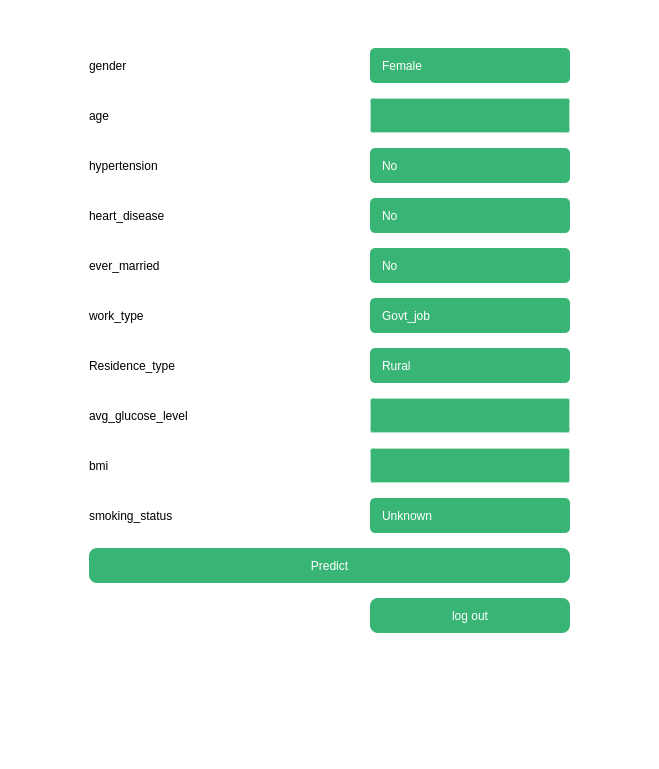
            <widget class="QStackedWidget" name="LESPAGES">
             <property name="styleSheet">
              <string notr="true">QScrollArea{
border : none;
}

QWidget{
background-color : white;
font: 10pt &quot;Montserrat&quot;;
color : white;

}
QScrollBar:horizontal {
    border: transparent;
    background: transparent;
    height: 10px;
    margin: 0px 21px 0 21px;
      border-radius: 0px;
}
QScrollBar::handle:horizontal {
    background: #7E73FF ;
    min-width: 25px;
     border-radius: 5px
}
QScrollBar::add-line:horizontal {
    border: none;
    background: transparent;
    width: 20px;
    border-top-right-radius: 7px;
    border-bottom-right-radius: 7px;
    subcontrol-position: right;
    subcontrol-origin: margin;
}
QScrollBar::sub-line:horizontal {
    border: none;
    background: transparent;
    width: 20px;
	border-top-left-radius: 7px;
    border-bottom-left-radius: 7px;
    subcontrol-position: left;
    subcontrol-origin: margin;
}
QScrollBar::up-arrow:horizontal, QScrollBar::down-arrow:horizontal
{
     background: none;
}
QScrollBar::add-page:horizontal, QScrollBar::sub-page:horizontal
{
     background: transparent;
}
 QScrollBar:vertical {
       border: none;
    background: transparent;
    width: 10px;
    margin: 21px 0 21px 0;
       border-radius: 0px;
 }
 QScrollBar::handle:vertical { 
       background: #7E73FF ;
    	min-height: 25px;
       border-radius: 5px;
 }
 QScrollBar::add-line:vertical {
     border: none;
    background: transparent;
     height: 20px;
       border-bottom-left-radius: 7px;
    border-bottom-right-radius: 7px;
     subcontrol-position: bottom;
     subcontrol-origin: margin;
 }
 QScrollBar::sub-line:vertical {
       border: none;
    background: transparent;
     height: 20px;
       border-top-left-radius: 7px;
    border-top-right-radius: 7px;
     subcontrol-position: top;
     subcontrol-origin: margin;
 }
 QScrollBar::up-arrow:vertical, QScrollBar::down-arrow:vertical {
     background: none;
 }

 QScrollBar::add-page:vertical, QScrollBar::sub-page:vertical {
     background: none;
 }


QTableWidget {
	border : none ; 
    font-size: 8pt;
 	background-color: rgba(255, 255, 255,255);
	alternate-background-color: rgba(255, 255, 255, 255);
	color : Black;
	font: 8pt &quot;Montserrat&quot;;
   border-radius: 8px;
   
}
      
QHeaderView::section {
    background-color: rgb(79, 79, 79);
    padding: 4px;
    border: none;
	font: 87 8pt &quot;Montserrat Black&quot;;
	color : white ;
}


QTableWidget QTableCornerButton::section {
    background-color:  rgb(79, 79, 79);
}




QComboBox {
border-radius: 5px;
color :white  ;
border: 0px solid #2f3939;
padding-left: 12px;
padding-right: 12px;
padding-top : 7px ;
padding-bottom : 7px ;
	font: 10pt &quot;Montserrat&quot;;
}



QComboBox:!editable, QComboBox::drop-down:editable {
    background-color : rgba(56, 180, 116 , 255) ;
}



QComboBox::drop-down {
  	subcontrol-origin: padding;
    subcontrol-position: top left;
    border-left-width: 0px;
    border-left-style: solid; /* just a single line */
    
}



QComboBox QAbstractItemView {
    selection-background-color: rgba(56, 180, 116 ,100) ;
    color: white;
    background-color:rgba(56, 180, 116 , 70); 
    border-radius: 5px;
}
QComboBox::down-arrow {
    image: url(:/image/DownArrow_white.png);
 	width: 10px; 
 	height: 10px;
}





QPushButton{ 
background-color: #7E73FF  ;
border-radius: 8px;
color : white ;
border: none;
	font: 87 9pt &quot;Montserrat Black&quot;;

 }
QPushButton:hover{
background-color: rgba(126, 115, 255, 100)  ;

}

QLineEdit {
background-color: rgba(126, 115, 255, 255) ;
border-radius: 3px;
color : white ;
border:2px solid  rgba(126, 115, 255, 100);
padding-left: 12px;
padding-top : 7px ;
padding-bottom : 7px ;
	font: 10pt &quot;Montserrat&quot;;
}


QLineEdit:hover {
	border: 2px solid  rgba(126, 115, 255, 255);
}
QLineEdit:focus {
	border: 2px solid   rgba(126, 115, 255, 255) ;
	
}








</string>
             </property>
             <property name="currentIndex">
              <number>0</number>
             </property>
             <widget class="QWidget" name="page">
              <layout class="QGridLayout" name="gridLayout_9">
               <item row="0" column="0">
                <widget class="QWidget" name="verticalWidget_3" native="true">
                 <property name="minimumSize">
                  <size>
                   <width>641</width>
                   <height>751</height>
                  </size>
                 </property>
                 <property name="maximumSize">
                  <size>
                   <width>641</width>
                   <height>751</height>
                  </size>
                 </property>
                 <property name="styleSheet">
                  <string notr="true">
QPushButton{ 
background-color: rgb(56, 180, 116)  ;
border-radius: 8px;
color : white ;
border: none;
font: 87 9pt &quot;Montserrat Black&quot;;
}
QPushButton:hover{
background-color: rgba(56, 180, 116 , 100)  ;

}

QLineEdit {
background-color: rgba(56, 180, 116, 255) ;
border-radius: 3px;
color : white ;
border:2px solid  rgba(56, 180, 116, 100);
padding-left: 12px;
padding-top : 7px ;
padding-bottom : 7px ;
	font: 10pt &quot;Montserrat&quot;;
}


QLineEdit:hover {
	border: 2px solid  rgba(56, 180, 116, 255);
}
QLineEdit:focus {
	border: 2px solid  rgba(56, 180, 116, 255) ;
	
}</string>
                 </property>
                 <layout class="QVBoxLayout" name="verticalLayout_6">
                  <property name="spacing">
                   <number>15</number>
                  </property>
                  <property name="leftMargin">
                   <number>80</number>
                  </property>
                  <property name="topMargin">
                   <number>10</number>
                  </property>
                  <property name="rightMargin">
                   <number>80</number>
                  </property>
                  <property name="bottomMargin">
                   <number>80</number>
                  </property>
                  <item alignment="Qt::AlignHCenter">
                   <widget class="QLabel" name="label_4">
                    <property name="styleSheet">
                     <string notr="true">font: 24pt &quot;Segoe UI&quot;;
background-color : transparent </string>
                    </property>
                    <property name="text">
                     <string>Login</string>
                    </property>
                   </widget>
                  </item>
                  <item>
                   <layout class="QHBoxLayout" name="horizontalLayout_2">
                    <item>
                     <widget class="QLabel" name="label_5">
                      <property name="styleSheet">
                       <string notr="true">color : black </string>
                      </property>
                      <property name="text">
                       <string>gender </string>
                      </property>
                     </widget>
                    </item>
                    <item>
                     <spacer name="horizontalSpacer_2">
                      <property name="orientation">
                       <enum>Qt::Horizontal</enum>
                      </property>
                      <property name="sizeHint" stdset="0">
                       <size>
                        <width>40</width>
                        <height>20</height>
                       </size>
                      </property>
                     </spacer>
                    </item>
                    <item>
                     <widget class="QComboBox" name="gender">
                      <property name="minimumSize">
                       <size>
                        <width>200</width>
                        <height>35</height>
                       </size>
                      </property>
                      <property name="maximumSize">
                       <size>
                        <width>200</width>
                        <height>35</height>
                       </size>
                      </property>
                      <property name="layoutDirection">
                       <enum>Qt::RightToLeft</enum>
                      </property>
                      <item>
                       <property name="text">
                        <string>Female</string>
                       </property>
                      </item>
                      <item>
                       <property name="text">
                        <string>Male</string>
                       </property>
                      </item>
                      <item>
                       <property name="text">
                        <string>Other</string>
                       </property>
                      </item>
                     </widget>
                    </item>
                   </layout>
                  </item>
                  <item>
                   <layout class="QHBoxLayout" name="horizontalLayout_3">
                    <item>
                     <widget class="QLabel" name="label_7">
                      <property name="styleSheet">
                       <string notr="true">color : black </string>
                      </property>
                      <property name="text">
                       <string>age</string>
                      </property>
                     </widget>
                    </item>
                    <item>
                     <spacer name="horizontalSpacer_3">
                      <property name="orientation">
                       <enum>Qt::Horizontal</enum>
                      </property>
                      <property name="sizeHint" stdset="0">
                       <size>
                        <width>40</width>
                        <height>20</height>
                       </size>
                      </property>
                     </spacer>
                    </item>
                    <item>
                     <widget class="QLineEdit" name="age">
                      <property name="minimumSize">
                       <size>
                        <width>200</width>
                        <height>35</height>
                       </size>
                      </property>
                      <property name="maximumSize">
                       <size>
                        <width>200</width>
                        <height>35</height>
                       </size>
                      </property>
                     </widget>
                    </item>
                   </layout>
                  </item>
                  <item>
                   <layout class="QHBoxLayout" name="horizontalLayout_6">
                    <item>
                     <widget class="QLabel" name="label_10">
                      <property name="styleSheet">
                       <string notr="true">color : black </string>
                      </property>
                      <property name="text">
                       <string>hypertension</string>
                      </property>
                     </widget>
                    </item>
                    <item>
                     <spacer name="horizontalSpacer_6">
                      <property name="orientation">
                       <enum>Qt::Horizontal</enum>
                      </property>
                      <property name="sizeHint" stdset="0">
                       <size>
                        <width>40</width>
                        <height>20</height>
                       </size>
                      </property>
                     </spacer>
                    </item>
                    <item>
                     <widget class="QComboBox" name="hypertension">
                      <property name="minimumSize">
                       <size>
                        <width>200</width>
                        <height>35</height>
                       </size>
                      </property>
                      <property name="maximumSize">
                       <size>
                        <width>200</width>
                        <height>35</height>
                       </size>
                      </property>
                      <property name="layoutDirection">
                       <enum>Qt::RightToLeft</enum>
                      </property>
                      <item>
                       <property name="text">
                        <string>No</string>
                       </property>
                      </item>
                      <item>
                       <property name="text">
                        <string>Yes</string>
                       </property>
                      </item>
                     </widget>
                    </item>
                   </layout>
                  </item>
                  <item>
                   <layout class="QHBoxLayout" name="horizontalLayout_7">
                    <item>
                     <widget class="QLabel" name="label_11">
                      <property name="styleSheet">
                       <string notr="true">color : black </string>
                      </property>
                      <property name="text">
                       <string>heart_disease</string>
                      </property>
                     </widget>
                    </item>
                    <item>
                     <spacer name="horizontalSpacer_7">
                      <property name="orientation">
                       <enum>Qt::Horizontal</enum>
                      </property>
                      <property name="sizeHint" stdset="0">
                       <size>
                        <width>40</width>
                        <height>20</height>
                       </size>
                      </property>
                     </spacer>
                    </item>
                    <item>
                     <widget class="QComboBox" name="heart_disease">
                      <property name="minimumSize">
                       <size>
                        <width>200</width>
                        <height>35</height>
                       </size>
                      </property>
                      <property name="maximumSize">
                       <size>
                        <width>200</width>
                        <height>35</height>
                       </size>
                      </property>
                      <property name="layoutDirection">
                       <enum>Qt::RightToLeft</enum>
                      </property>
                      <item>
                       <property name="text">
                        <string>No</string>
                       </property>
                      </item>
                      <item>
                       <property name="text">
                        <string>Yes</string>
                       </property>
                      </item>
                     </widget>
                    </item>
                   </layout>
                  </item>
                  <item>
                   <layout class="QHBoxLayout" name="horizontalLayout_8">
                    <item>
                     <widget class="QLabel" name="label_12">
                      <property name="styleSheet">
                       <string notr="true">color : black </string>
                      </property>
                      <property name="text">
                       <string>ever_married</string>
                      </property>
                     </widget>
                    </item>
                    <item>
                     <spacer name="horizontalSpacer_8">
                      <property name="orientation">
                       <enum>Qt::Horizontal</enum>
                      </property>
                      <property name="sizeHint" stdset="0">
                       <size>
                        <width>40</width>
                        <height>20</height>
                       </size>
                      </property>
                     </spacer>
                    </item>
                    <item>
                     <widget class="QComboBox" name="ever_married">
                      <property name="minimumSize">
                       <size>
                        <width>200</width>
                        <height>35</height>
                       </size>
                      </property>
                      <property name="maximumSize">
                       <size>
                        <width>200</width>
                        <height>35</height>
                       </size>
                      </property>
                      <property name="layoutDirection">
                       <enum>Qt::RightToLeft</enum>
                      </property>
                      <item>
                       <property name="text">
                        <string>No</string>
                       </property>
                      </item>
                      <item>
                       <property name="text">
                        <string>Yes</string>
                       </property>
                      </item>
                     </widget>
                    </item>
                   </layout>
                  </item>
                  <item>
                   <layout class="QHBoxLayout" name="horizontalLayout_9">
                    <item>
                     <widget class="QLabel" name="label_13">
                      <property name="styleSheet">
                       <string notr="true">color : black </string>
                      </property>
                      <property name="text">
                       <string>work_type</string>
                      </property>
                     </widget>
                    </item>
                    <item>
                     <spacer name="horizontalSpacer_9">
                      <property name="orientation">
                       <enum>Qt::Horizontal</enum>
                      </property>
                      <property name="sizeHint" stdset="0">
                       <size>
                        <width>40</width>
                        <height>20</height>
                       </size>
                      </property>
                     </spacer>
                    </item>
                    <item>
                     <widget class="QComboBox" name="work_type">
                      <property name="minimumSize">
                       <size>
                        <width>200</width>
                        <height>35</height>
                       </size>
                      </property>
                      <property name="maximumSize">
                       <size>
                        <width>200</width>
                        <height>35</height>
                       </size>
                      </property>
                      <property name="layoutDirection">
                       <enum>Qt::RightToLeft</enum>
                      </property>
                      <item>
                       <property name="text">
                        <string>Govt_job</string>
                       </property>
                      </item>
                      <item>
                       <property name="text">
                        <string>Never_worked</string>
                       </property>
                      </item>
                      <item>
                       <property name="text">
                        <string>Private</string>
                       </property>
                      </item>
                      <item>
                       <property name="text">
                        <string>Self-employed</string>
                       </property>
                      </item>
                      <item>
                       <property name="text">
                        <string>children</string>
                       </property>
                      </item>
                     </widget>
                    </item>
                   </layout>
                  </item>
                  <item>
                   <layout class="QHBoxLayout" name="horizontalLayout_10">
                    <item>
                     <widget class="QLabel" name="label_14">
                      <property name="styleSheet">
                       <string notr="true">color : black </string>
                      </property>
                      <property name="text">
                       <string>Residence_type</string>
                      </property>
                     </widget>
                    </item>
                    <item>
                     <spacer name="horizontalSpacer_10">
                      <property name="orientation">
                       <enum>Qt::Horizontal</enum>
                      </property>
                      <property name="sizeHint" stdset="0">
                       <size>
                        <width>40</width>
                        <height>20</height>
                       </size>
                      </property>
                     </spacer>
                    </item>
                    <item>
                     <widget class="QComboBox" name="Residence_type">
                      <property name="minimumSize">
                       <size>
                        <width>200</width>
                        <height>35</height>
                       </size>
                      </property>
                      <property name="maximumSize">
                       <size>
                        <width>200</width>
                        <height>35</height>
                       </size>
                      </property>
                      <property name="layoutDirection">
                       <enum>Qt::RightToLeft</enum>
                      </property>
                      <item>
                       <property name="text">
                        <string>Rural</string>
                       </property>
                      </item>
                      <item>
                       <property name="text">
                        <string>Urban</string>
                       </property>
                      </item>
                     </widget>
                    </item>
                   </layout>
                  </item>
                  <item>
                   <layout class="QHBoxLayout" name="horizontalLayout_11">
                    <item>
                     <widget class="QLabel" name="label_15">
                      <property name="styleSheet">
                       <string notr="true">color : black </string>
                      </property>
                      <property name="text">
                       <string>avg_glucose_level</string>
                      </property>
                     </widget>
                    </item>
                    <item>
                     <spacer name="horizontalSpacer_11">
                      <property name="orientation">
                       <enum>Qt::Horizontal</enum>
                      </property>
                      <property name="sizeHint" stdset="0">
                       <size>
                        <width>40</width>
                        <height>20</height>
                       </size>
                      </property>
                     </spacer>
                    </item>
                    <item>
                     <widget class="QLineEdit" name="avg_glucose_level">
                      <property name="minimumSize">
                       <size>
                        <width>200</width>
                        <height>35</height>
                       </size>
                      </property>
                      <property name="maximumSize">
                       <size>
                        <width>200</width>
                        <height>35</height>
                       </size>
                      </property>
                     </widget>
                    </item>
                   </layout>
                  </item>
                  <item>
                   <layout class="QHBoxLayout" name="horizontalLayout_12">
                    <item>
                     <widget class="QLabel" name="label_16">
                      <property name="styleSheet">
                       <string notr="true">color : black </string>
                      </property>
                      <property name="text">
                       <string>bmi</string>
                      </property>
                     </widget>
                    </item>
                    <item>
                     <spacer name="horizontalSpacer_12">
                      <property name="orientation">
                       <enum>Qt::Horizontal</enum>
                      </property>
                      <property name="sizeHint" stdset="0">
                       <size>
                        <width>40</width>
                        <height>20</height>
                       </size>
                      </property>
                     </spacer>
                    </item>
                    <item>
                     <widget class="QLineEdit" name="bmi">
                      <property name="minimumSize">
                       <size>
                        <width>200</width>
                        <height>35</height>
                       </size>
                      </property>
                      <property name="maximumSize">
                       <size>
                        <width>200</width>
                        <height>35</height>
                       </size>
                      </property>
                     </widget>
                    </item>
                   </layout>
                  </item>
                  <item>
                   <layout class="QHBoxLayout" name="horizontalLayout_13">
                    <item>
                     <widget class="QLabel" name="label_17">
                      <property name="styleSheet">
                       <string notr="true">color : black </string>
                      </property>
                      <property name="text">
                       <string>smoking_status</string>
                      </property>
                     </widget>
                    </item>
                    <item>
                     <spacer name="horizontalSpacer_13">
                      <property name="orientation">
                       <enum>Qt::Horizontal</enum>
                      </property>
                      <property name="sizeHint" stdset="0">
                       <size>
                        <width>40</width>
                        <height>20</height>
                       </size>
                      </property>
                     </spacer>
                    </item>
                    <item>
                     <widget class="QComboBox" name="smoking_status">
                      <property name="minimumSize">
                       <size>
                        <width>200</width>
                        <height>35</height>
                       </size>
                      </property>
                      <property name="maximumSize">
                       <size>
                        <width>200</width>
                        <height>35</height>
                       </size>
                      </property>
                      <property name="layoutDirection">
                       <enum>Qt::RightToLeft</enum>
                      </property>
                      <item>
                       <property name="text">
                        <string>Unknown</string>
                       </property>
                      </item>
                      <item>
                       <property name="text">
                        <string>formerly smoked</string>
                       </property>
                      </item>
                      <item>
                       <property name="text">
                        <string>never smoked</string>
                       </property>
                      </item>
                      <item>
                       <property name="text">
                        <string>smokes</string>
                       </property>
                      </item>
                     </widget>
                    </item>
                   </layout>
                  </item>
                  <item>
                   <widget class="QPushButton" name="prediction_button">
                    <property name="minimumSize">
                     <size>
                      <width>0</width>
                      <height>35</height>
                     </size>
                    </property>
                    <property name="maximumSize">
                     <size>
                      <width>16777215</width>
                      <height>35</height>
                     </size>
                    </property>
                    <property name="text">
                     <string>Predict</string>
                    </property>
                   </widget>
                  </item>
                  <item alignment="Qt::AlignRight">
                   <widget class="QPushButton" name="logOut">
                    <property name="minimumSize">
                     <size>
                      <width>200</width>
                      <height>35</height>
                     </size>
                    </property>
                    <property name="maximumSize">
                     <size>
                      <width>200</width>
                      <height>35</height>
                     </size>
                    </property>
                    <property name="text">
                     <string>log out</string>
                    </property>
                   </widget>
                  </item>
                  <item>
                   <spacer name="verticalSpacer_9">
                    <property name="orientation">
                     <enum>Qt::Vertical</enum>
                    </property>
                    <property name="sizeHint" stdset="0">
                     <size>
                      <width>20</width>
                      <height>40</height>
                     </size>
                    </property>
                   </spacer>
                  </item>
                 </layout>
                </widget>
               </item>
              </layout>
             </widget>
            </widget>
